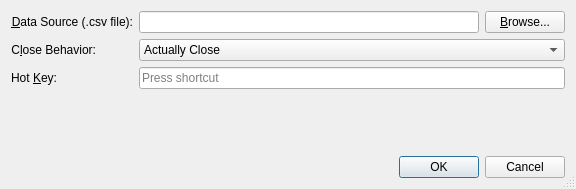
<?xml version="1.0" encoding="UTF-8"?>
<ui version="4.0">
 <class>SettingsDialog</class>
 <widget class="QDialog" name="SettingsDialog">
  <property name="geometry">
   <rect>
    <x>0</x>
    <y>0</y>
    <width>576</width>
    <height>189</height>
   </rect>
  </property>
  <property name="windowTitle">
   <string>Settings</string>
  </property>
  <property name="sizeGripEnabled">
   <bool>true</bool>
  </property>
  <property name="modal">
   <bool>true</bool>
  </property>
  <layout class="QVBoxLayout" name="verticalLayout">
   <item>
    <layout class="QFormLayout" name="formLayout">
     <item row="0" column="0">
      <widget class="QLabel" name="label">
       <property name="text">
        <string>&amp;Data Source (.csv file):</string>
       </property>
       <property name="alignment">
        <set>Qt::AlignRight|Qt::AlignTrailing|Qt::AlignVCenter</set>
       </property>
       <property name="buddy">
        <cstring>sourceFileText</cstring>
       </property>
      </widget>
     </item>
     <item row="1" column="0">
      <widget class="QLabel" name="label_2">
       <property name="text">
        <string>C&amp;lose Behavior:</string>
       </property>
       <property name="alignment">
        <set>Qt::AlignRight|Qt::AlignTrailing|Qt::AlignVCenter</set>
       </property>
       <property name="buddy">
        <cstring>closeBehaviorBox</cstring>
       </property>
      </widget>
     </item>
     <item row="1" column="1">
      <widget class="QComboBox" name="closeBehaviorBox">
       <item>
        <property name="text">
         <string>Actually Close</string>
        </property>
       </item>
       <item>
        <property name="text">
         <string>Minimize to System Tray</string>
        </property>
       </item>
      </widget>
     </item>
     <item row="0" column="1">
      <layout class="QHBoxLayout" name="horizontalLayout">
       <item>
        <widget class="QLineEdit" name="sourceFileText"/>
       </item>
       <item>
        <widget class="QPushButton" name="sourceFileButton">
         <property name="text">
          <string>&amp;Browse...</string>
         </property>
        </widget>
       </item>
      </layout>
     </item>
     <item row="2" column="0">
      <widget class="QLabel" name="label_3">
       <property name="text">
        <string>Hot &amp;Key:</string>
       </property>
       <property name="alignment">
        <set>Qt::AlignRight|Qt::AlignTrailing|Qt::AlignVCenter</set>
       </property>
       <property name="buddy">
        <cstring>hotKeyBox</cstring>
       </property>
      </widget>
     </item>
     <item row="2" column="1">
      <widget class="QKeySequenceEdit" name="hotKeyBox"/>
     </item>
    </layout>
   </item>
   <item>
    <widget class="QDialogButtonBox" name="buttonBox">
     <property name="orientation">
      <enum>Qt::Horizontal</enum>
     </property>
     <property name="standardButtons">
      <set>QDialogButtonBox::Cancel|QDialogButtonBox::Ok</set>
     </property>
    </widget>
   </item>
  </layout>
 </widget>
 <resources/>
 <connections>
  <connection>
   <sender>buttonBox</sender>
   <signal>accepted()</signal>
   <receiver>SettingsDialog</receiver>
   <slot>accept()</slot>
   <hints>
    <hint type="sourcelabel">
     <x>248</x>
     <y>254</y>
    </hint>
    <hint type="destinationlabel">
     <x>157</x>
     <y>274</y>
    </hint>
   </hints>
  </connection>
  <connection>
   <sender>buttonBox</sender>
   <signal>rejected()</signal>
   <receiver>SettingsDialog</receiver>
   <slot>reject()</slot>
   <hints>
    <hint type="sourcelabel">
     <x>316</x>
     <y>260</y>
    </hint>
    <hint type="destinationlabel">
     <x>286</x>
     <y>274</y>
    </hint>
   </hints>
  </connection>
 </connections>
</ui>
